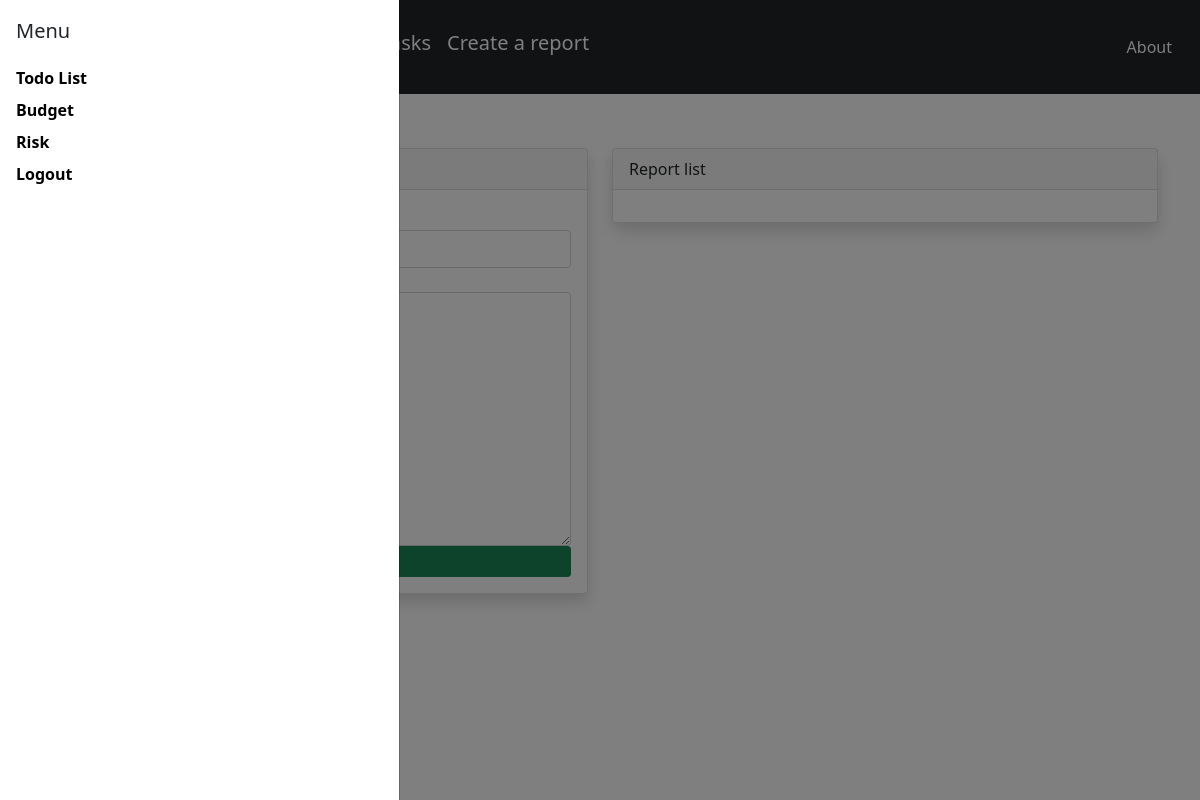
/report/ (signed in), run on an earlier commit of the app's database.
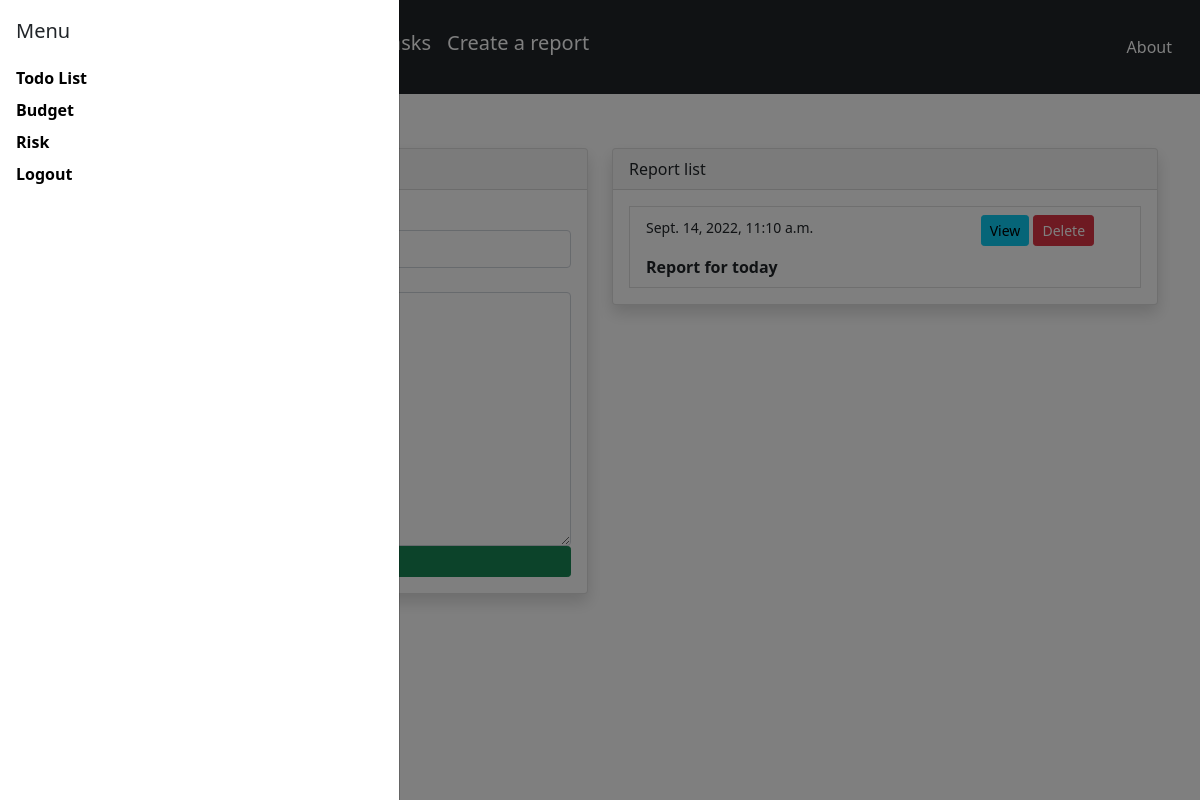
And on a later commit of the database.
### taskapp/models.py (models this page shows, shortened)
class report(models.Model):
    topic=models.CharField(max_length=100)
    content=models.TextField(max_length=800)
    date=models.DateTimeField(auto_now_add=True)

### taskapp/views.py (the view)
# urls.py: path('report/',views.reports,name="taskapp-report"),
@login_required()
def reports(request):
    data=report.objects.all()
    if request.method=='POST':#if there is a request to post
        form=reportform(request.POST)
        if form.is_valid():#if it meets all contraints. mine worked without the brackets
            form.save()
            return redirect('/report')
    else:
        form=reportform()
    context={
        'data':data,
        'form':form,
    }
    return render(request,"reports.html",context)#loads the html file.passes in data from the models file

### templates/reports.html (shortened to what this page needs)
{%extends './partials/base.html'%}
{% load crispy_forms_tags %}
{%block content%}
<div class="container">
    <div class="row">
        <div class="col-xl-6">
            <div class="card shadow">
              <div class="card-header">
              </div>
              <div class="card-body">
                <form class="d-grid" method="POST">
                  {{form|crispy}}
                </form>
              </div>
            </div>
          </div>
          <div class="col-xl-6">
            <div class="card shadow">
              <div class="card-header">Report list</div>
              <div class="card-body">
                {%for report in data%}
                <li class="list-group-item">
                  <div class="row">
                    <div class="col-8">
                      <p><small>{{report.date}}</small></p>
                      <strong>{{report.topic}}</strong>
                    </div>
                    <div class="col-4">
                      <a class="btn btn-info btn-sm" href="{% url 'report-edit' report.id%}">View</a>
                      <a class="btn btn-danger btn-sm" href="{% url 'report-delete' report.id %}">Delete</a>
                    </div>
                  </div>
                </li>
                {%endfor%}
              </div>
            </div>
          </div>
        </div>
      </div>
{%endblock%}

What changed in the data, as far as the page shows it:
added report: date "Sept. 14, 2022, 11:10 a.m.", topic "Report for today"
